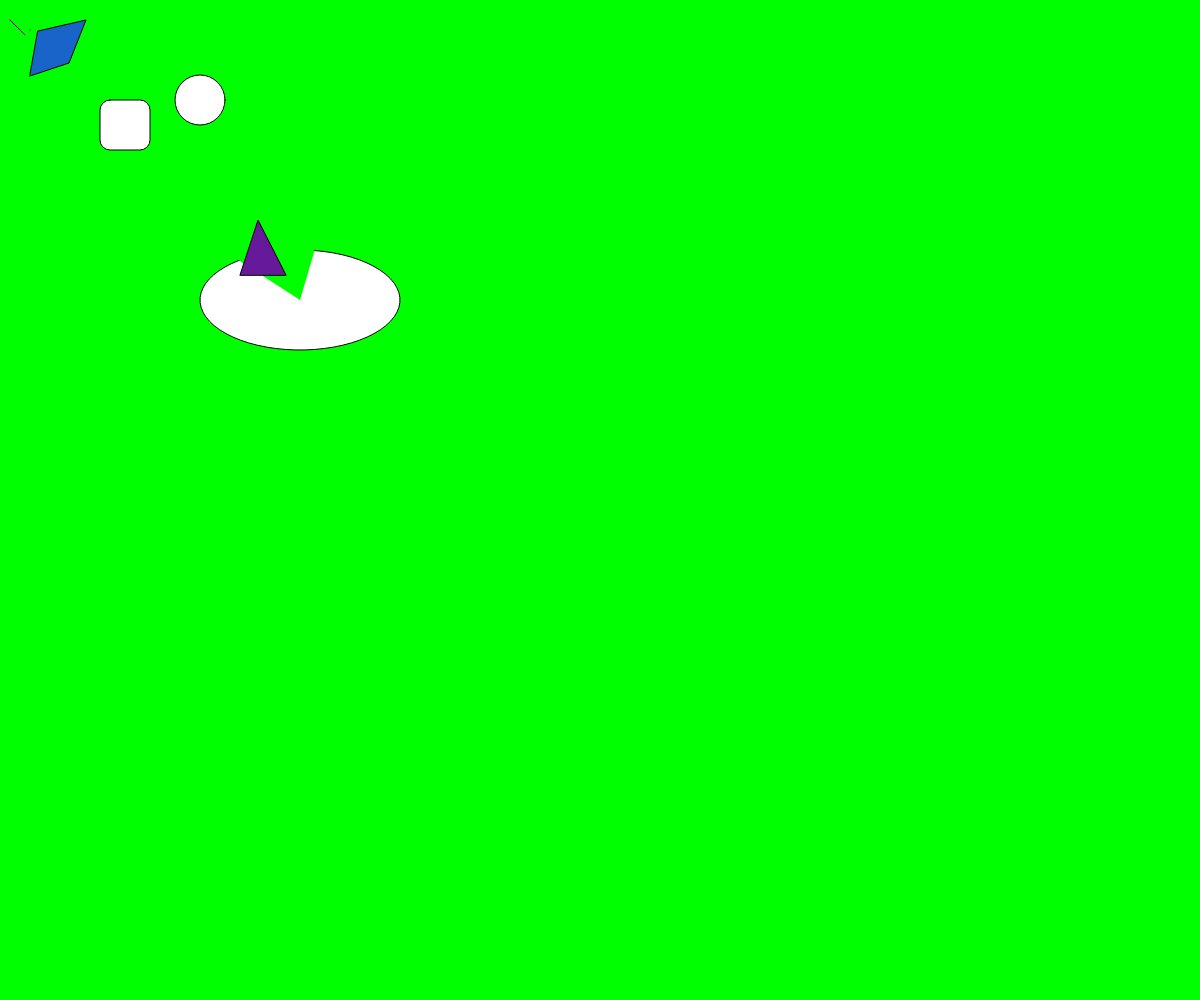
Frame 1 (no input)
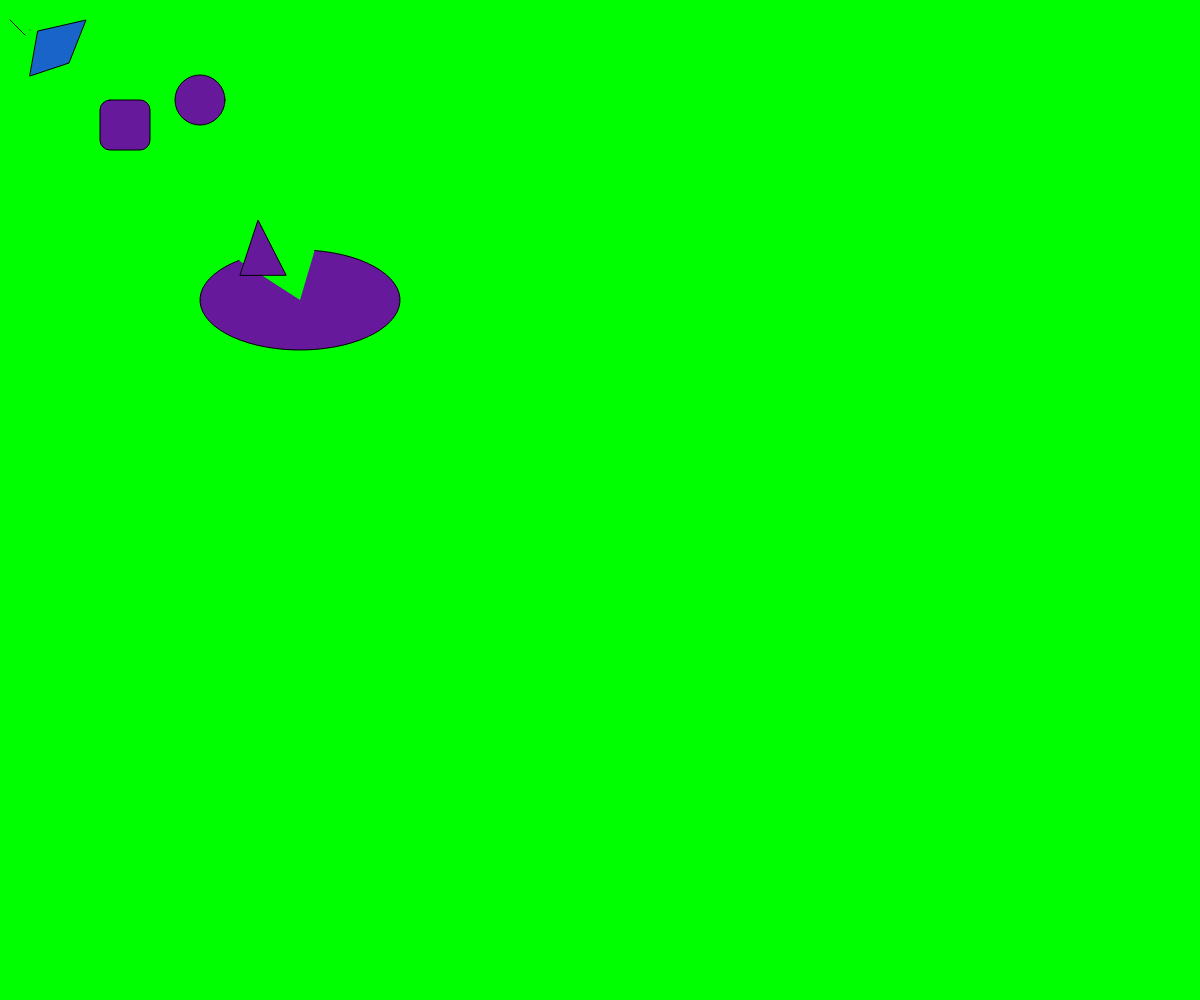
Frame 60 (no input)
Frame 120 (the mouse pressed at the canvas centre since frame 60): identical to frame 60, image omitted

The p5.js sketch that drew these frames (run headless with seeded random() and noise() and a simulated clock; from frame 60 on, the mouse is pressed at the canvas centre):

// p5.js sketch
// ── sketch.js
/// <reference path="./../libraries/p5.global-mode.d.ts" />

function setup() {
	createCanvas(windowWidth, windowHeight);
}

function draw() {
	// cambiar color de fondo
	background(0, 255, 0);

	// rectangulo
	rect(100, 100, 50, 50, 10, 10, 10,10);

	// elipse
	ellipse(200, 100, 50, 50);

	// linea
	line(10, 20, 25, 35);

	// arco
	arc(300, 300, 200, 100, 5, 10);

	// punto
	point(30, 30);

	// cuadrilatero
	fill(25, 100, 200, 255);
	quad(38, 31, 86, 20, 69, 63, 30, 76);

	// triangulo
	fill(102, 25, 155, 255);
	triangle(240, 275, 258, 220, 286, 275);
}
